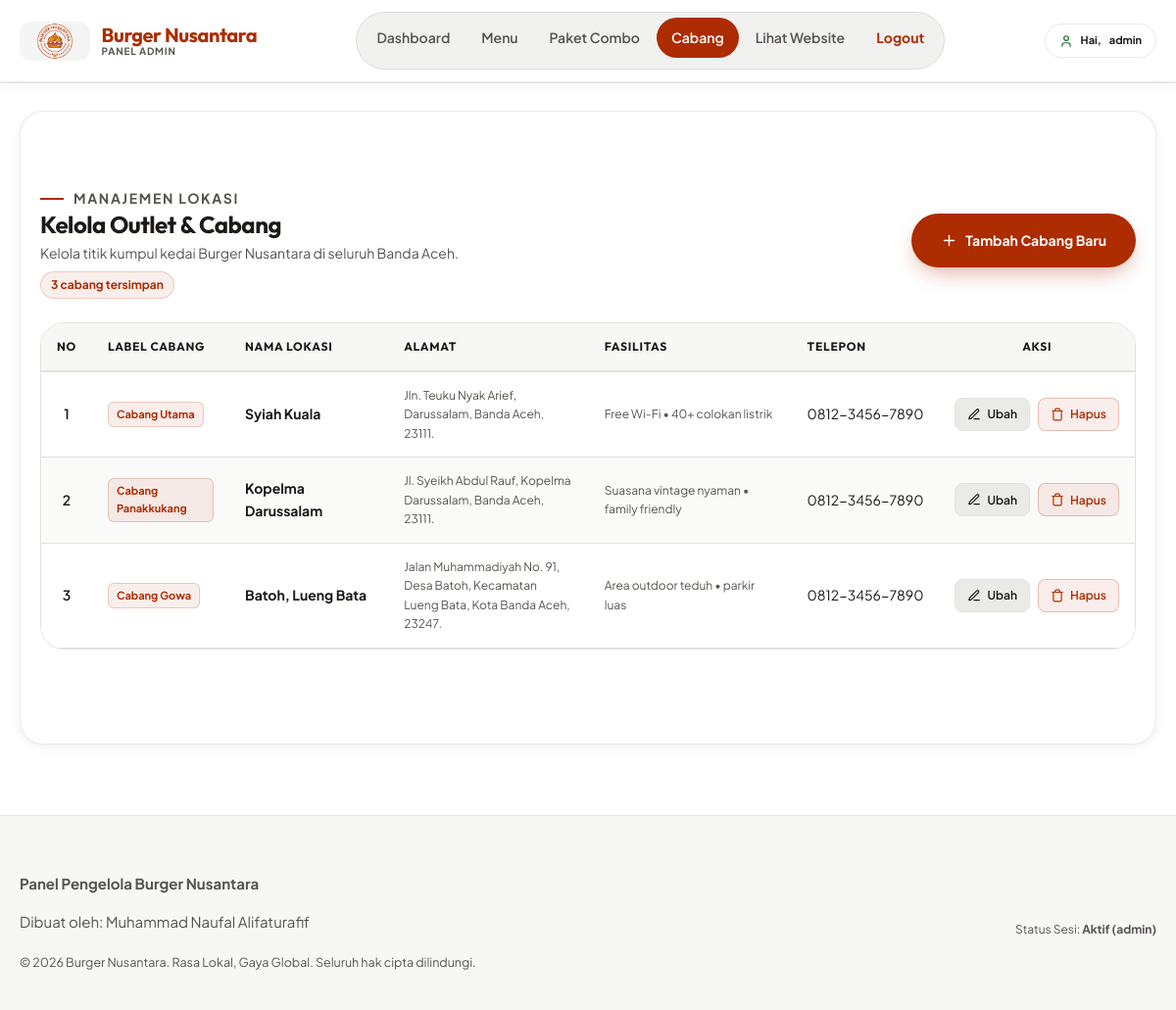
Page /admin/cabang/index.php (signed in) on the committed database.
### tables this page shows
CREATE TABLE `cabang` (
  `id_cabang` int NOT NULL AUTO_INCREMENT,
  `label_cabang` varchar(50) NOT NULL,
  `nama_lokasi` varchar(100) NOT NULL,
  `alamat` text NOT NULL,
  `fasilitas` varchar(150) DEFAULT NULL,
  `telepon` varchar(20) DEFAULT NULL,
  `link_maps` varchar(255) DEFAULT NULL,
  PRIMARY KEY (`id_cabang`)
);

### admin/cabang/index.php (the view, shortened to what this page needs)
<?php
require_once '../../koneksi.php';
include '../includes/header.php';
?>
<?php
$query = mysqli_query($koneksi, "SELECT * FROM cabang ORDER BY id_cabang ASC");
$total_baris = mysqli_num_rows($query);
?>
    <section class="section">
      <div class="section-inner">
        <fieldset>
          <div class="admin-toolbar">
            <div class="admin-toolbar-title">
              <p class="eyebrow">Manajemen Lokasi</p>
              <h2>Kelola Outlet &amp; Cabang</h2>
              <p>Kelola titik kumpul kedai Burger Nusantara di seluruh Banda Aceh.</p>
              <span class="data-counter"><?php echo (int)$total_baris; ?> cabang tersimpan</span>
            </div>
            <div class="admin-toolbar-actions">
              <a href="tambah.php" class="btn btn-primary">
                <svg class="ico" aria-hidden="true"><use href="#ico-plus"></use></svg>Tambah Cabang Baru
              </a>
            </div>
          </div>
          <div class="table-wrap">
            <table class="admin-table">
              <thead>
                <tr>
                  <th class="col-no">No</th>
                  <th class="col-label">Label Cabang</th>
                  <th>Nama Lokasi</th>
                  <th>Alamat</th>
                  <th>Fasilitas</th>
                  <th class="col-telepon">Telepon</th>
                  <th class="col-aksi">Aksi</th>
                </tr>
              </thead>
              <tbody>
                <?php
                if ($total_baris > 0):
                  $no = 1;
                  while ($row = mysqli_fetch_assoc($query)):
                ?>
                  <tr>
                    <td class="col-no"><?php echo $no++; ?></td>
                    <td class="col-label"><span class="badge-tag"><?php echo htmlspecialchars($row['label_cabang']); ?></span></td>
                    <td><strong><?php echo htmlspecialchars($row['nama_lokasi']); ?></strong></td>
                    <td class="col-alamat"><span class="teks-kecil"><?php echo htmlspecialchars($row['alamat']); ?></span></td>
                    <td class="col-fasilitas"><span class="teks-kecil"><?php echo htmlspecialchars($row['fasilitas']); ?></span></td>
                    <td class="col-telepon"><?php echo htmlspecialchars($row['telepon']); ?></td>
                    <td class="col-aksi">
                      <div class="table-actions">
                        <a href="edit.php?id=<?php echo $row['id_cabang']; ?>" class="btn-aksi btn-aksi-ubah">
                          <svg class="ico" aria-hidden="true"><use href="#ico-edit"></use></svg>Ubah
                        </a>
                        <a href="hapus.php?id=<?php echo $row['id_cabang']; ?>" class="btn-aksi btn-aksi-hapus">
                          <svg class="ico" aria-hidden="true"><use href="#ico-trash"></use></svg>Hapus
                        </a>
                      </div>
                    </td>
                  </tr>
                <?php
                  endwhile;
                endif; ?>
              </tbody>
            </table>
          </div>
        </fieldset>
      </div>
    </section>
<?php
include '../includes/footer.php';
?>

### rows in the picture
cabang: label_cabang "Cabang Utama", nama_lokasi "Syiah Kuala", alamat "Jln. Teuku Nyak Arief, Darussalam, Banda Aceh, 23111.", fasilitas "Free Wi-Fi • 40+ colokan listrik", telepon "0812-3456-7890"
cabang: label_cabang "Cabang Panakkukang", nama_lokasi "Kopelma Darussalam", alamat "Jl. Syeikh Abdul Rauf, Kopelma Darussalam, Banda Aceh, 23111.", fasilitas "Suasana vintage nyaman • family friendly", telepon "0812-3456-7890"
cabang: label_cabang "Cabang Gowa", nama_lokasi "Batoh, Lueng Bata", alamat "Jalan Muhammadiyah No. 91, Desa Batoh, Kecamatan Lueng Bata, Kota Banda Aceh, 23247.", fasilitas "Area outdoor teduh • parkir luas", telepon "0812-3456-7890"

### other values in the picture
$_SESSION['admin'] "admin"
$total_baris "3"
